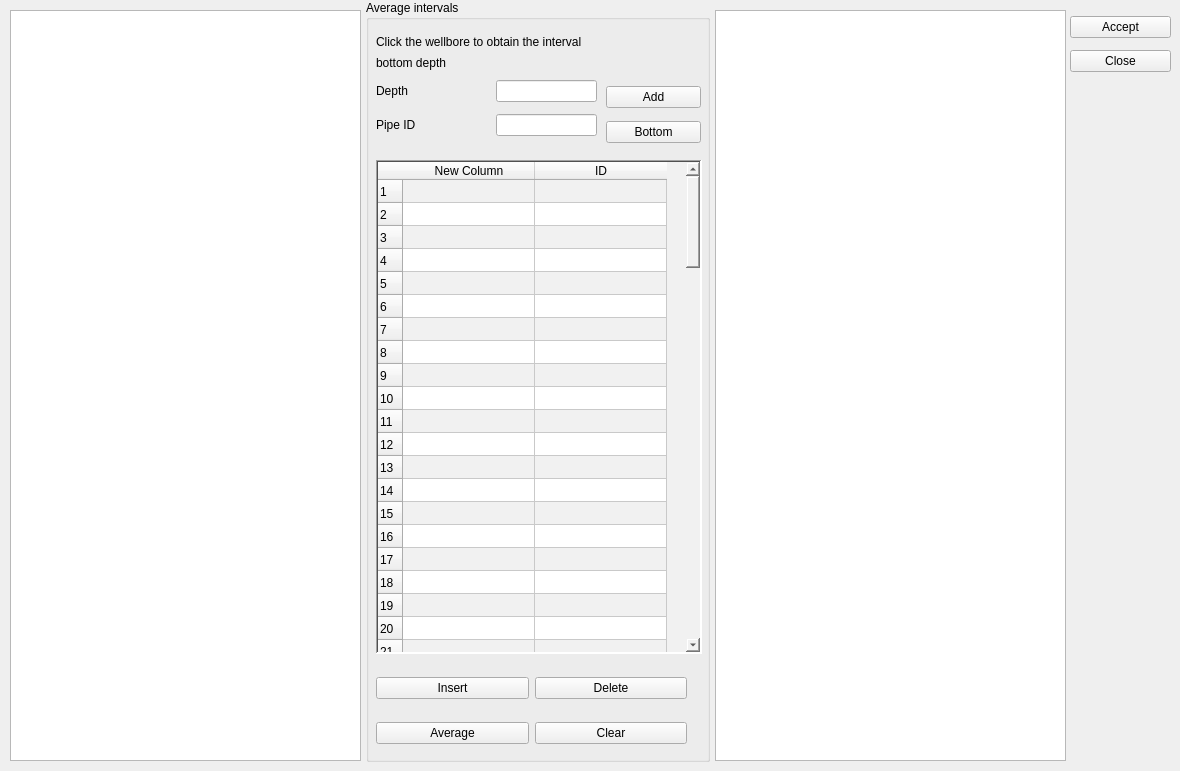
   <widget class="QWidget" name="tab_2">
    <attribute name="title">
     <string>Average ID</string>
    </attribute>
    <widget class="QGraphicsView" name="graphicsView">
     <property name="geometry">
      <rect>
       <x>10</x>
       <y>10</y>
       <width>351</width>
       <height>751</height>
      </rect>
     </property>
    </widget>
    <widget class="QGroupBox" name="groupBox_5">
     <property name="geometry">
      <rect>
       <x>366</x>
       <y>0</y>
       <width>344</width>
       <height>762</height>
      </rect>
     </property>
     <property name="title">
      <string>Average intervals</string>
     </property>
     <widget class="QLabel" name="label_7">
      <property name="geometry">
       <rect>
        <x>10</x>
        <y>26</y>
        <width>311</width>
        <height>31</height>
       </rect>
      </property>
      <property name="text">
       <string>Click the wellbore to obtain the interval </string>
      </property>
     </widget>
     <widget class="QLabel" name="label_11">
      <property name="geometry">
       <rect>
        <x>10</x>
        <y>52</y>
        <width>111</width>
        <height>21</height>
       </rect>
      </property>
      <property name="text">
       <string>bottom depth</string>
      </property>
     </widget>
     <widget class="QWidget" name="formLayoutWidget_2">
      <property name="geometry">
       <rect>
        <x>10</x>
        <y>80</y>
        <width>221</width>
        <height>71</height>
       </rect>
      </property>
      <layout class="QFormLayout" name="formLayout_2">
       <property name="horizontalSpacing">
        <number>80</number>
       </property>
       <property name="verticalSpacing">
        <number>12</number>
       </property>
       <item row="0" column="0">
        <widget class="QLabel" name="label_12">
         <property name="text">
          <string>Depth</string>
         </property>
        </widget>
       </item>
       <item row="1" column="0">
        <widget class="QLabel" name="label_13">
         <property name="text">
          <string>Pipe ID</string>
         </property>
        </widget>
       </item>
       <item row="0" column="1">
        <widget class="QLineEdit" name="lineEdit_5"/>
       </item>
       <item row="1" column="1">
        <widget class="QLineEdit" name="lineEdit_6"/>
       </item>
      </layout>
     </widget>
     <widget class="QTableWidget" name="tableWidget">
      <property name="geometry">
       <rect>
        <x>10</x>
        <y>160</y>
        <width>326</width>
        <height>494</height>
       </rect>
      </property>
      <property name="styleSheet">
       <string notr="true">background-color: rgb(241, 241, 241);
alternate-background-color: rgb(255, 255, 255);</string>
      </property>
      <property name="frameShape">
       <enum>QFrame::WinPanel</enum>
      </property>
      <property name="alternatingRowColors">
       <bool>true</bool>
      </property>
      <property name="rowCount">
       <number>100</number>
      </property>
      <attribute name="horizontalHeaderDefaultSectionSize">
       <number>132</number>
      </attribute>
      <attribute name="verticalHeaderDefaultSectionSize">
       <number>23</number>
      </attribute>
      <row/>
      <row/>
      <row/>
      <row/>
      <row/>
      <row/>
      <row/>
      <row/>
      <row/>
      <row/>
      <row/>
      <row/>
      <row/>
      <row/>
      <row/>
      <row/>
      <row/>
      <row/>
      <row/>
      <row/>
      <row/>
      <row/>
      <row/>
      <row/>
      <row/>
      <row/>
      <row/>
      <row/>
      <row/>
      <row/>
      <row/>
      <row/>
      <row/>
      <row/>
      <row/>
      <row/>
      <row/>
      <row/>
      <row/>
      <row/>
      <row/>
      <row/>
      <row/>
      <row/>
      <row/>
      <row/>
      <row/>
      <row/>
      <row/>
      <row/>
      <row/>
      <row/>
      <row/>
      <row/>
      <row/>
      <row/>
      <row/>
      <row/>
      <row/>
      <row/>
      <row/>
      <row/>
      <row/>
      <row/>
      <row/>
      <row/>
      <row/>
      <row/>
      <row/>
      <row/>
      <row/>
      <row/>
      <row/>
      <row/>
      <row/>
      <row/>
      <row/>
      <row/>
      <row/>
      <row/>
      <row/>
      <row/>
      <row/>
      <row/>
      <row/>
      <row/>
      <row/>
      <row/>
      <row/>
      <row/>
      <row/>
      <row/>
      <row/>
      <row/>
      <row/>
      <row/>
      <row/>
      <row/>
      <row/>
      <row/>
      <column>
       <property name="text">
        <string>New Column</string>
       </property>
      </column>
      <column>
       <property name="text">
        <string>ID</string>
       </property>
      </column>
     </widget>
     <widget class="QWidget" name="layoutWidget">
      <property name="geometry">
       <rect>
        <x>240</x>
        <y>80</y>
        <width>95</width>
        <height>69</height>
       </rect>
      </property>
      <layout class="QVBoxLayout" name="verticalLayout_3">
       <property name="spacing">
        <number>7</number>
       </property>
       <item>
        <widget class="QPushButton" name="pushButton">
         <property name="text">
          <string>Add</string>
         </property>
        </widget>
       </item>
       <item>
        <widget class="QPushButton" name="pushButton_2">
         <property name="text">
          <string>Bottom</string>
         </property>
        </widget>
       </item>
      </layout>
     </widget>
     <widget class="QWidget" name="layoutWidget">
      <property name="geometry">
       <rect>
        <x>10</x>
        <y>660</y>
        <width>311</width>
        <height>101</height>
       </rect>
      </property>
      <layout class="QGridLayout" name="gridLayout">
       <item row="0" column="0">
        <widget class="QPushButton" name="pushButton_3">
         <property name="text">
          <string>Insert</string>
         </property>
        </widget>
       </item>
       <item row="0" column="1">
        <widget class="QPushButton" name="pushButton_11">
         <property name="text">
          <string>Delete</string>
         </property>
        </widget>
       </item>
       <item row="1" column="0">
        <widget class="QPushButton" name="pushButton_7">
         <property name="text">
          <string>Average</string>
         </property>
        </widget>
       </item>
       <item row="1" column="1">
        <widget class="QPushButton" name="pushButton_12">
         <property name="text">
          <string>Clear</string>
         </property>
        </widget>
       </item>
      </layout>
     </widget>
    </widget>
    <widget class="QGraphicsView" name="graphicsView_2">
     <property name="geometry">
      <rect>
       <x>715</x>
       <y>10</y>
       <width>351</width>
       <height>751</height>
      </rect>
     </property>
    </widget>
    <widget class="QWidget" name="layoutWidget">
     <property name="geometry">
      <rect>
       <x>1070</x>
       <y>10</y>
       <width>101</width>
       <height>69</height>
      </rect>
     </property>
     <layout class="QVBoxLayout" name="verticalLayout_7">
      <item>
       <widget class="QPushButton" name="pushButton_13">
        <property name="text">
         <string>Accept</string>
        </property>
       </widget>
      </item>
      <item>
       <widget class="QPushButton" name="pushButton_14">
        <property name="text">
         <string>Close</string>
        </property>
       </widget>
      </item>
     </layout>
    </widget>
   </widget>
